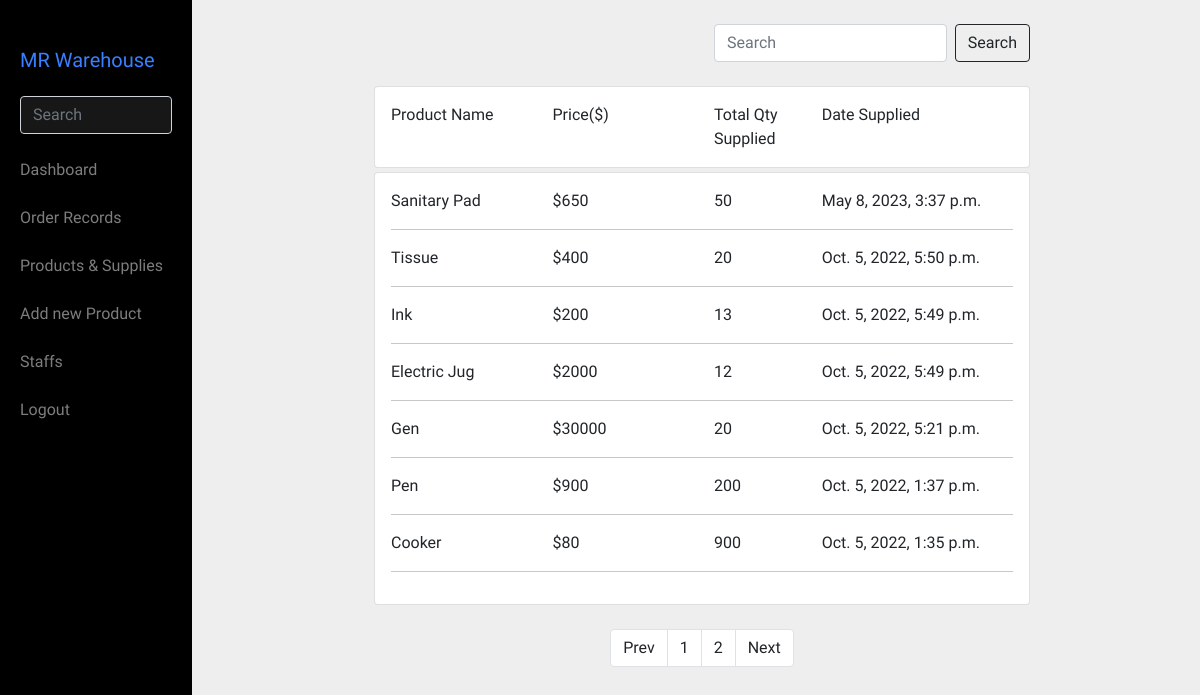
Page /warehouse/ (signed in) on the committed database.
### app/models.py (models this page shows)
class ProductList(models.Model):
    product_name = models.CharField(max_length=100)
    category = models.CharField(max_length=100, choices=CATEGORY)
    unit_price = models.PositiveIntegerField()
    quantity_supplied = models.PositiveIntegerField()
    supply_date = models.DateTimeField(auto_now=True)

### app/views.py (the view)
# urls.py: path('warehouse/', warehouse_stock, name='warehouse_stock-page'),
@login_required
def warehouse_stock(request):
    if 'q' in request.GET:
        q = request.GET['q']
        multiple_q = Q(Q(product_name__icontains=q))
        paged_post = Products.objects.filter(multiple_q)
    else:
        product_list = ProductList.objects.all().order_by('-id')
        paginator = Paginator(product_list, 7)
        page = request.GET.get('page')
        paged_post = paginator.get_page(page)
    context = {
        'product_list':paged_post,
    }
    return render(request, 'app/warehouse_stocks.html', context)

### app/templates/app/warehouse_stocks.html (shortened to what this page needs)
{% extends 'base.html' %}
{% load static %}
{% block main %}
<main>
  <div class="row">
      <div class="col-md-8 offset-md-2 col-12">
        <div class="row py-4">
          <div class="col-md-6 col-12"></div>
          <div class="col-md-6 col-12">
            <form class="d-flex">
              <input class="form-control me-2" type="search" name="q" placeholder="Search" aria-label="Search">
              <button class="btn btn-outline-dark" type="submit">Search</button>
            </form>
          </div>
        </div>
          <div class="card">
              <div class="card-body">
                  <div class="row">
                      <div class="col-md-3 col-12 org">Product Name</div>
                      <div class="col-md-3 col-12 org">Price($)</div>
                      <div class="col-md-2 col-12 org">Total Qty Supplied</div>
                      <div class="col-md-4 col-12 org">Date Supplied</div>
                  </div>
              </div>
          </div>
          <div class="card mt-1">
              <div class="card-body">
              {% for object in product_list %}
                <div class="row">
                  <div class="col-md-3 text-start col-12">{{object.product_name}}</div>
                  <div class="col-md-3 text-start col-12">${{object.unit_price}}</div>
                  <div class="col-md-2 text-start col-12">{{object.quantity_supplied}}</div>
                  <div class="col-md-4 text-start col-12">{{object.supply_date}}</div>
                </div>
                <hr>
              {% endfor %}
              </div>
            </div>
            <div class="row pt-4 ">
              <div class="col-12">
                  <div class="container d-flex justify-content-center align-items-center">
                      <div class="pagination-box p-box-2 text-center">
                      <nav aria-label="Page navigation example">
                          {% if product_list.has_other_pages %}
                          <ul class="pagination">
                              {% if product_list.has_previous %}
                              <li class="page-item">
                                  <a class="page-link text-dark" href="?page={{product_list.previous_page_number}}"> Prev</a>
                              </li>
                              {% else %}
                              <li class="page-item disabled">
                                  <a class="page-link text-dark"> Prev </a>
                              </li>
                              {% endif %}
                              {% for i in product_list.paginator.page_range %}
                              {% if product_list.number == i %}
                              <li class="page-item"><a class="page-link active text-dark" href="#">{{i}}</a></li>
                              {% else %}
                              <li class="page-item"><a class="page-link text-dark" href="?page={{i}}">{{i}}</a></li>
                              {% endif %}
                              {% endfor %}
                              {% if product_list.has_next %}
                              <li class="page-item">
                                  <a class="page-link text-dark" href="?page={{product_list.next_page_number}}"> Next </a>
                              </li>
                              {% else %}
                              <li class="page-item disabled text-dark">
                                  <a class="page-link text-dark"> Next </a>
                              </li>
                              {% endif %}
                          </ul>
                          {% endif %}
                      </nav>
                  </div>
              </div>
              </div>
          </div>
      </div>
  </div>
</main>
{% endblock %}

### static/css/global.css (style rules this page uses)
* { margin: 0; padding: 0; box-sizing: border-box; font-family: 'Abyssinica SIL', serif; }
.body { overflow-x: hidden; }
a { text-decoration: none !important; display: block; color: rgba(255, 255, 255, 0.492) !important; }
ul, li { list-style: none; }

### rows in the picture
ProductList: product_name "Sanitary Pad", unit_price "650", quantity_supplied "50", supply_date "May 8, 2023, 3:37 p.m."
ProductList: product_name "Tissue", unit_price "400", quantity_supplied "20", supply_date "Oct. 5, 2022, 5:50 p.m."
ProductList: product_name "Ink", unit_price "200", quantity_supplied "13", supply_date "Oct. 5, 2022, 5:49 p.m."
ProductList: product_name "Electric Jug", unit_price "2000", quantity_supplied "12", supply_date "Oct. 5, 2022, 5:49 p.m."
ProductList: product_name "Gen", unit_price "30000", quantity_supplied "20", supply_date "Oct. 5, 2022, 5:21 p.m."
ProductList: product_name "Pen", unit_price "900", quantity_supplied "200", supply_date "Oct. 5, 2022, 1:37 p.m."
ProductList: product_name "Cooker", unit_price "80", quantity_supplied "900", supply_date "Oct. 5, 2022, 1:35 p.m."

### other values in the picture
{{ i }} "1"
{{ i }} "2"
